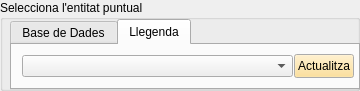
  <widget class="QGroupBox" name="groupBox">
   <property name="geometry">
    <rect>
     <x>0</x>
     <y>30</y>
     <width>360</width>
     <height>91</height>
    </rect>
   </property>
   <property name="title">
    <string>Selecciona l'entitat puntual</string>
   </property>
   <widget class="QTabWidget" name="tabWidget_Destino">
    <property name="enabled">
     <bool>true</bool>
    </property>
    <property name="geometry">
     <rect>
      <x>10</x>
      <y>19</y>
      <width>350</width>
      <height>71</height>
     </rect>
    </property>
    <property name="currentIndex">
     <number>1</number>
    </property>
    <property name="iconSize">
     <size>
      <width>16</width>
      <height>16</height>
     </size>
    </property>
    <widget class="QWidget" name="tab_BaseDades">
     <attribute name="title">
      <string>Base de Dades</string>
     </attribute>
     <widget class="QComboBox" name="comboSelPunts">
      <property name="geometry">
       <rect>
        <x>10</x>
        <y>10</y>
        <width>330</width>
        <height>22</height>
       </rect>
      </property>
     </widget>
    </widget>
    <widget class="QWidget" name="tab_Llegenda">
     <attribute name="title">
      <string>Llegenda</string>
     </attribute>
     <widget class="QComboBox" name="comboLeyenda">
      <property name="geometry">
       <rect>
        <x>10</x>
        <y>10</y>
        <width>271</width>
        <height>22</height>
       </rect>
      </property>
     </widget>
     <widget class="QPushButton" name="bt_ReloadLeyenda">
      <property name="geometry">
       <rect>
        <x>282</x>
        <y>9</y>
        <width>60</width>
        <height>24</height>
       </rect>
      </property>
      <property name="palette">
       <palette>
        <active>
         <colorrole role="Button">
          <brush brushstyle="SolidPattern">
           <color alpha="255">
            <red>255</red>
            <green>217</green>
            <blue>128</blue>
           </color>
          </brush>
         </colorrole>
         <colorrole role="Light">
          <brush brushstyle="SolidPattern">
           <color alpha="255">
            <red>255</red>
            <green>217</green>
            <blue>128</blue>
           </color>
          </brush>
         </colorrole>
         <colorrole role="Midlight">
          <brush brushstyle="SolidPattern">
           <color alpha="255">
            <red>255</red>
            <green>217</green>
            <blue>128</blue>
           </color>
          </brush>
         </colorrole>
         <colorrole role="BrightText">
          <brush brushstyle="SolidPattern">
           <color alpha="255">
            <red>255</red>
            <green>217</green>
            <blue>128</blue>
           </color>
          </brush>
         </colorrole>
         <colorrole role="Base">
          <brush brushstyle="SolidPattern">
           <color alpha="255">
            <red>255</red>
            <green>217</green>
            <blue>128</blue>
           </color>
          </brush>
         </colorrole>
        </active>
        <inactive>
         <colorrole role="Button">
          <brush brushstyle="SolidPattern">
           <color alpha="255">
            <red>255</red>
            <green>217</green>
            <blue>128</blue>
           </color>
          </brush>
         </colorrole>
         <colorrole role="Light">
          <brush brushstyle="SolidPattern">
           <color alpha="255">
            <red>255</red>
            <green>217</green>
            <blue>128</blue>
           </color>
          </brush>
         </colorrole>
         <colorrole role="Midlight">
          <brush brushstyle="SolidPattern">
           <color alpha="255">
            <red>255</red>
            <green>217</green>
            <blue>128</blue>
           </color>
          </brush>
         </colorrole>
         <colorrole role="BrightText">
          <brush brushstyle="SolidPattern">
           <color alpha="255">
            <red>255</red>
            <green>217</green>
            <blue>128</blue>
           </color>
          </brush>
         </colorrole>
         <colorrole role="Base">
          <brush brushstyle="SolidPattern">
           <color alpha="255">
            <red>255</red>
            <green>217</green>
            <blue>128</blue>
           </color>
          </brush>
         </colorrole>
        </inactive>
        <disabled>
         <colorrole role="Button">
          <brush brushstyle="SolidPattern">
           <color alpha="255">
            <red>255</red>
            <green>217</green>
            <blue>128</blue>
           </color>
          </brush>
         </colorrole>
         <colorrole role="Light">
          <brush brushstyle="SolidPattern">
           <color alpha="255">
            <red>255</red>
            <green>217</green>
            <blue>128</blue>
           </color>
          </brush>
         </colorrole>
         <colorrole role="Midlight">
          <brush brushstyle="SolidPattern">
           <color alpha="255">
            <red>255</red>
            <green>217</green>
            <blue>128</blue>
           </color>
          </brush>
         </colorrole>
         <colorrole role="BrightText">
          <brush brushstyle="SolidPattern">
           <color alpha="255">
            <red>255</red>
            <green>217</green>
            <blue>128</blue>
           </color>
          </brush>
         </colorrole>
         <colorrole role="Base">
          <brush brushstyle="SolidPattern">
           <color alpha="255">
            <red>240</red>
            <green>240</green>
            <blue>240</blue>
           </color>
          </brush>
         </colorrole>
        </disabled>
       </palette>
      </property>
      <property name="toolTip">
       <string>Recarregar elements de llegenda</string>
      </property>
      <property name="text">
       <string>Actualitza</string>
      </property>
     </widget>
    </widget>
   </widget>
  </widget>
